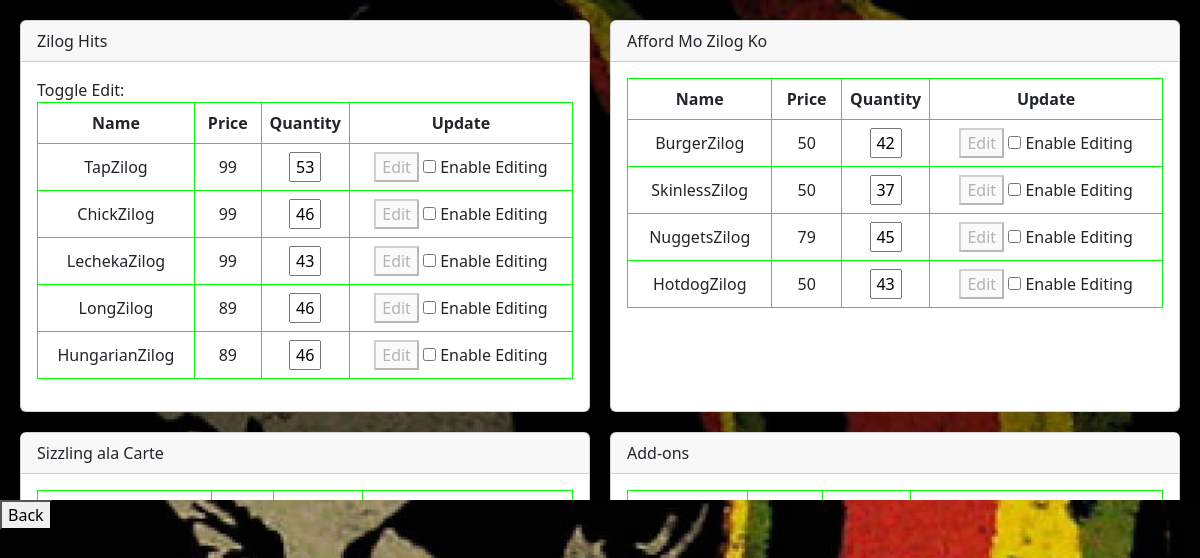
The app's page /admin/inventory (signed in) with its own data.
### tables this page shows
CREATE TABLE menu ( id INTEGER PRIMARY KEY AUTOINCREMENT, name TEXT NOT NULL, price INTEGER, type TEXT, quantity INTEGER);

### routes/admin.py (the view)
@admin_bp.route('/admin/inventory', methods=['POST', 'GET'])
def inventory():
    if 'email' in session:
        menu = pnt.EachData()
        return render_template('admin-inventory.html', menu=menu)
    return redirect(url_for('admin.adminPage'))

### thisclass/Myclass.py (called while the page is built)
    def create_object(self, i):
        id, name, price, type, qty = i
        return Item(id, name, price, type, qty)

    def fetch_from_db(self):
        connection = sqlite3.connect(self.db)
        cursor = connection.cursor()
        cursor.execute('SELECT * FROM menu')
        rows = cursor.fetchall()
        for i in rows:
            obj = self.create_object(i)
            self.items.append(obj)
        connection.close()

    @property
    def items(self):
        return self._items

    def get_item_per_type(self):
        hits = []
        afford = []
        carte = []
        add_on = []
        my_dict = {
            'hits': hits,
            'afford': afford,
            'carte': carte,
            'add_on': add_on
        }
        for i in self.items:
            if 'Zilog Hits' == i.type:
                hits.append(i)
            elif 'Afford Mo Zilog Ko' == i.type:
                afford.append(i)
            elif 'Sizzling Ala Carte' == i.type:
                carte.append(i)
            elif 'add-on' == i.type:
                add_on.append(i)
        return my_dict

    @property
    def id(self):
        return self._id

    @property
    def name(self):
        return self._name

    @property
    def price(self):
        return self._price

    @property
    def type(self):
        return self._type

    @property
    def qty(self):
        return self._qty

### templates/admin-inventory.html (shortened to what this page needs)
{% extends "layout.html" %}
{% block styles %}
    <link rel="stylesheet" href="{{ url_for('static', filename='css/admin-inventory.css') }}">
{% endblock %}
{% block body %}
<div class="grid-container">
    <div class="card digital-card">
        <div class="card-header">
            Zilog Hits
        </div>
        <div class="card-body">
            <label for="toggle">Toggle Edit:</label>
            <table class="table digital-table" id="table1">
                <thead>
                    <tr>
                        <th>Name</th>
                        <th>Price</th>
                        <th>Quantity</th>
                        <th>Update</th>
                    </tr>
                </thead>
                <tbody>
                    {% for i in menu.get_item_per_type()['hits'] %}
                    <tr>
                        <td>{{ i.name }}</td>
                        <td>{{ i.price }}</td>
                        <form action="/admin/setQuantity/{{ i.id }}" method="post">
                            <td style="width: 15%; text-align: center;">
                                <input type="text" value="{{ i.qty }}" id="qty{{ i.id }}" readonly name="qty{{ i.id }}" style="width: 45%; text-align: center;">
                            </td>
                            <td>
                                <button type="submit" id="submit_btn{{ i.id }}" disabled>Edit</button>
                                <label>
                                    <input type="checkbox" id="checkbox{{ i.id }}" onclick="toggle('qty{{ i.id }}', 'submit_btn{{ i.id }}', 'hidden_input{{ i.id }}')"> Enable Editing
                                </label>
                            </td>
                        </form>
                    </tr>
                    {% endfor %}
                </tbody>
            </table>
        </div>
    </div>
    <div class="card digital-card">
        <div class="card-header">
            Afford Mo Zilog Ko
        </div>
        <div class="card-body">
            <table class="table digital-table">
                <thead>
                    <tr>
                        <th>Name</th>
                        <th>Price</th>
                        <th>Quantity</th>
                        <th>Update</th>
                    </tr>
                </thead>
                <tbody>
                    {% for i in menu.get_item_per_type()['afford']%}
                    <tr>
                        <td>{{ i.name }}</td>
                        <td>{{ i.price }}</td>
                        <form action="/admin/setQuantity/{{ i.id }}" method="post">
                            <td style="width: 15%; text-align: center;">
                                <input type="text" value="{{ i.qty }}" id="qty{{ i.id }}" readonly name="qty{{ i.id }}" style="width: 45%; text-align: center;">
                            </td>
                            <td>
                                <button type="submit" id="submit_btn{{ i.id }}" disabled>Edit</button>
                                <label>
                                    <input type="checkbox" id="checkbox{{ i.id }}" onclick="toggle('qty{{ i.id }}', 'submit_btn{{ i.id }}', 'hidden_input{{ i.id }}')"> Enable Editing
                                </label>
                            </td>
                        </form>
                    </tr>
                    {% endfor %}
                </tbody>
            </table>
        </div>
    </div>
    <div class="card digital-card">
        <div class="card-header">
            Sizzling ala Carte
        </div>
        <div class="card-body">
            <table class="table digital-table">
                <thead>
                    <tr>
                        <th>Name</th>
                        <th>Price</th>
                        <th>Quantity</th>
                        <th>Update</th>
                    </tr>
                </thead>
            </table>
        </div>
    </div>
    <div class="card digital-card">
        <div class="card-header">
            Add-ons
        </div>
        <div class="card-body">
            <table class="table digital-table">
                <thead>
                    <tr>
                        <th>Name</th>
                        <th>Price</th>
                        <th>Quantity</th>
                        <th>Update</th>
                    </tr>
                </thead>
            </table>
        </div>
    </div>
</div>
<a href="{{ url_for('admin.dashboard') }}"><button>Back</button></a>
{% endblock %}

### templates/layout.html (shortened to what this page needs)
<!DOCTYPE html>
<html lang="en" class="bg-image" style="
  height: 100%;
">
<head>
    <link href="https://cdn.jsdelivr.net/npm/bootstrap@5.3.0/dist/css/bootstrap.min.css" rel="stylesheet">
    <link rel="stylesheet" href="{{ url_for('static', filename='css/layout.css') }}">
    {% block styles %}{% endblock %}
</head>
<body class="bg-image">
  {% block body %} {% endblock %}
</body>
</html>

### static/css/layout.css (style rules this page uses)
body { background-image: url('../img/reggae.jpg'); background-position: center; background-repeat: no-repeat; background-size: cover; height: 100%; }

### static/css/admin-inventory.css (style rules this page uses)
.grid-container { display: grid; grid-template-columns: repeat(2, 1fr); gap: 20px; overflow-y: auto; max-height: 500px; background: rgba(0, 0, 0, 0.5); padding: 20px; }
.digital-table { width: 100%; border-collapse: collapse; background-color: transparent; color: #00ff00; }
.digital-table th, .digital-table td { padding: 8px; text-align: center; vertical-align: middle; border: 1px solid #00ff00; }

### records on screen
menu: name "TapZilog", price "99", qty "53"
menu: name "ChickZilog", price "99", qty "46"
menu: name "LechekaZilog", price "99", qty "43"
menu: name "LongZilog", price "89", qty "46"
menu: name "HungarianZilog", price "89", qty "46"
menu: name "BurgerZilog", price "50", qty "42"
menu: name "SkinlessZilog", price "50", qty "37"
menu: name "NuggetsZilog", price "79", qty "45"
menu: name "HotdogZilog", price "50", qty "43"
